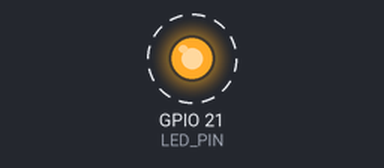
Bench run of a program on a simulated Raspberry Pi (BCM pin numbers). Shown: output pins drawn as LEDs (lit = HIGH). Dashed ring = blinking.

Above: at 0.5 s.
Timing chart, 0 to 4.6 s (numbered marks = the images above):
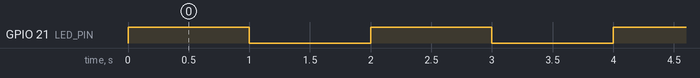

Measured:
- by itself, GPIO 21 (LED_PIN): alternates HIGH for 1.0 s and LOW for 1.0 s

The program:

led_blinking.py
```python
import RPi.GPIO as GPIO
import time
GPIO.setmode(GPIO.BCM)
LED_PIN=21
GPIO.setup(LED_PIN,GPIO.OUT)
while True:
    GPIO.output(LED_PIN,GPIO.HIGH)
    time.sleep(1)
    GPIO.output(LED_PIN,GPIO.LOW)
    time.sleep(1)
    
```
